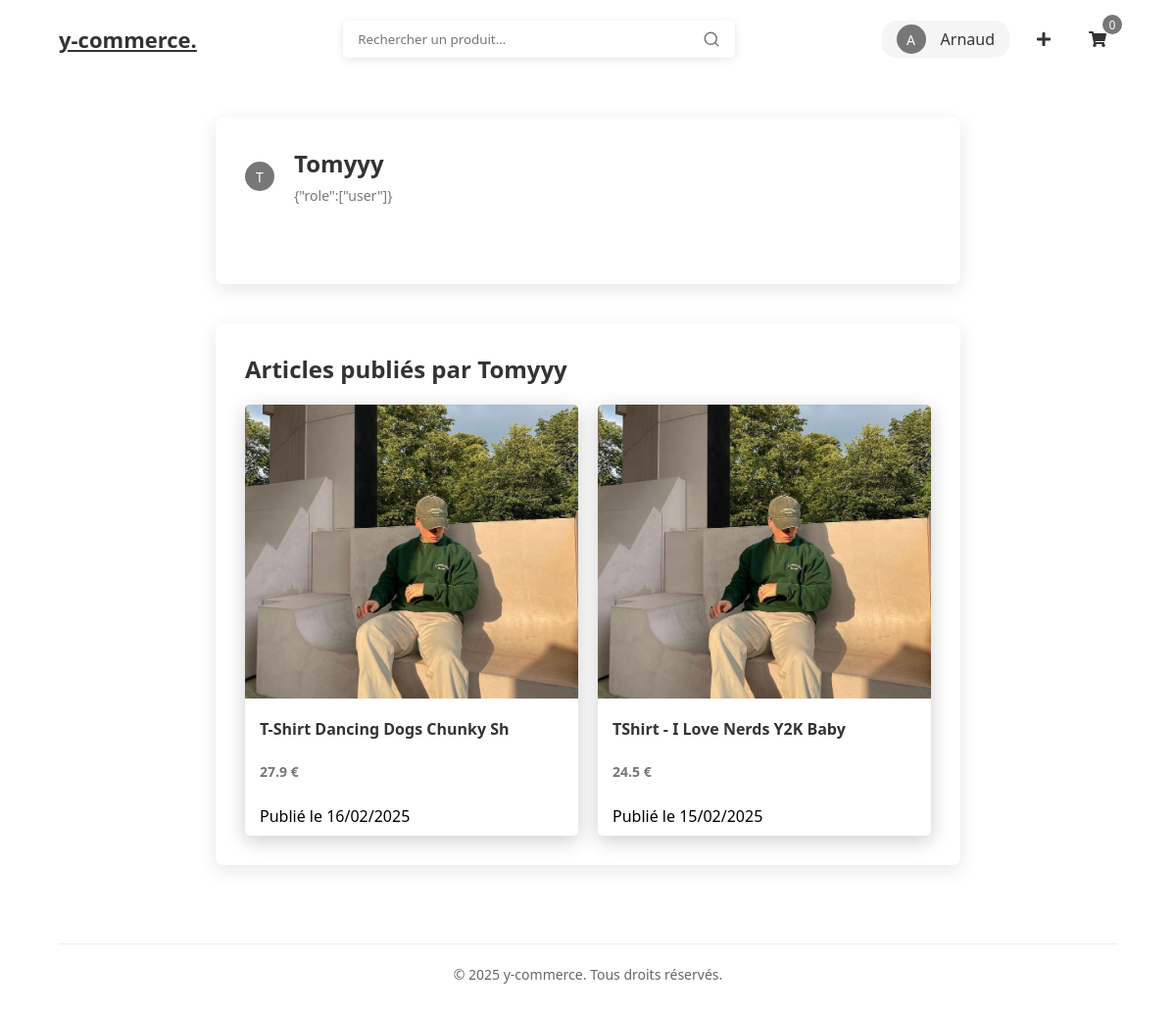
Screenshot of /user.php?u=Tomyyy (signed in) with the database file from the repository.
### tables this page shows
CREATE TABLE `user` (
  `id` int(11) NOT NULL,
  `username` varchar(20) NOT NULL,
  `mail` varchar(50) DEFAULT NULL,
  `password` text DEFAULT NULL,
  `balance` float NOT NULL,
  `profil_image` varchar(255) NOT NULL,
  `role` longtext NOT NULL,
  `wishlist` longtext NOT NULL,
  `creation_date` date DEFAULT NULL,
  `modification_date` date DEFAULT NULL
);

CREATE TABLE `article` (
  `id` int(11) NOT NULL,
  `name` varchar(30) NOT NULL,
  `slug` varchar(128) NOT NULL,
  `description` text NOT NULL,
  `publication_date` date NOT NULL,
  `modification_date` date NOT NULL,
  `image_link` varchar(128) NOT NULL,
  `owner_id` int(11) NOT NULL,
  `price` float NOT NULL
);

### api/crud/crud_user.php (called while the page is built, shortened)
<?php
require_once dirname(__DIR__) . '/config/config.php';
function getUserById($id) {
    global $conn;
    $sql = "SELECT * FROM user WHERE id = ?";
    $stmt = $conn->prepare($sql);
    $stmt->bind_param("i", $id);
    $stmt->execute();
    $result = $stmt->get_result();
    $user = $result->fetch_assoc();
    return $user;
}
function getUserByName($username) {
    global $conn;
    $sql = "SELECT * FROM user WHERE username = ?";
    $stmt = $conn->prepare($sql);
    $stmt->bind_param("s", $username);
    $stmt->execute();
    $result = $stmt->get_result();
    $user = $result->fetch_assoc();
    return $user;
}
?>

### api/crud/crud_article.php (called while the page is built, shortened)
<?php
require_once dirname(__DIR__) . '/config/config.php';
function getUserArticles($userId) {
    global $conn;
    $sql = "SELECT a.*, u.username as Author
            FROM article a
            JOIN user u ON a.owner_id = u.id
            WHERE a.owner_id = ?
            ORDER BY a.publication_date DESC";
    $stmt = $conn->prepare($sql);
    $stmt->bind_param("i", $userId);
    $stmt->execute();
    $result = $stmt->get_result();
    return $result->fetch_all(MYSQLI_ASSOC);
}
?>

### user.php (the view, shortened to what this page needs)
<?php
require_once "api/crud/crud_article.php";
require_once "api/crud/crud_command.php";
require_once "api/crud/crud_user.php";
$user = getUserByName($_GET['u']);
?>
<!DOCTYPE html>
<html lang="fr">
<head>
    <link rel="stylesheet" href="css/style.css">
</head>
<body>
    <?php include 'includes/navbar.php'; ?>
    <div class="user-profile-container">
        <div class="user-profile-card">
            <div class="user-header">
                <div class="user-avatar">
                    <?= strtoupper(substr($user["username"], 0, 1)) ?>
                </div>
                <div class="user-info-header">
                    <h1><?= htmlspecialchars($user['username']) ?></h1>
                    <span class="user-role"><?= htmlspecialchars($user['role']) ?></span>
                </div>
            </div>
        </div>
        <?php
        $userArticles = getUserArticles($user['id']);
        if (!empty($userArticles)): ?>
            <div class="user-articles">
                <h2>Articles publiés par <?= htmlspecialchars($user['username']) ?></h2>
                <div class="articles-grid">
                    <?php foreach ($userArticles as $article): ?>
                        <div class="product-card" onclick="window.location.href='article.php?id=<?= $article['id'] ?>&slug=<?= $article['slug'] ?>'">
                            <img src="images/test_image.jpg" alt="<?= htmlspecialchars($article['name']) ?>" class="product-image">
                            <div class="product-info">
                                <h3 class="product-name"><?= htmlspecialchars($article['name']) ?></h3>
                                <p class="product-price"><?= htmlspecialchars($article['price']) ?> €</p>
                                <p class="product-date">Publié le <?= date('d/m/Y', strtotime($article['publication_date'])) ?></p>
                            </div>
                        </div>
                    <?php endforeach; ?>
                </div>
            </div>
        <?php endif; ?>
    </div>
    <?php include 'includes/footer.php'; ?>
</body>
</html>

### includes/navbar.php (shortened to what this page needs)
<?php
require_once 'api/crud/crud_article.php';
require_once 'api/crud/crud_user.php';
?>
<nav class="navbar" id="navbar">
    <a class="brand" href="/y-commerce">y-commerce.</a>
    <form action="/y-commerce" method="get" class="search-bar">
        <input type="text" class="search-input" placeholder="Rechercher un produit..." name="search-bar">
    </form>
    <div class="nav-icons">
        <?php if (isset($_SESSION['user'])): ?>
            <a href="profile.php" class="user-info">
                <div class="user-avatar">
                    <?php
                        $user_session = getUserById($_SESSION["user"]);
                        echo strtoupper(substr($user_session["username"], 0, 1));
                    ?>
                </div>
                <span class="user-name"><?= htmlspecialchars($user_session["username"]) ?></span>
            </a>
            <a href="create_article.php" class="nav-icon" title="Créer un article">
                <i class="fas fa-plus"></i>
            </a>
        <?php else: ?>
            <a href="login.php" class="nav-icon">
                <i class="fas fa-user"></i>
            </a>
        <?php endif; ?>
        <a href="cart.php" class="nav-icon">
            <i class="fas fa-shopping-cart"></i>
            <?php
            $count = 0;
            ?>
            <span class="cart-badge"><?= $count ?></span>
        </a>
    </div>
</nav>

### css/style.css (style rules this page uses)
* { margin: 0; padding: 0; box-sizing: border-box; font-family: 'Segoe UI', Tahoma, Geneva, Verdana, sans-serif; }
body { background-color: #fff; }
.navbar { display: flex; justify-content: space-between; align-items: center; padding: 20px 5%; background: none; margin-bottom: 35px; position: fixed; top: 0; width: 100%; z-index: 1000; }
.nav-icons { display: flex; align-items: center; }
.nav-icon { position: relative; display: flex; align-items: center; justify-content: center; width: 40px; height: 40px; margin-left: 15px; color: #333; transition: color 0.3s; text-decoration: none; }
.cart-badge { position: absolute; top: -5px; right: -5px; background-color: #777; color: white; font-size: 12px; width: 20px; height: 20px; border-radius: 50%; display: flex; align-items: center; justify-content: center; }
.user-info { text-decoration: none; appearance: none; display: flex; align-items: center; gap: 15px; padding: 4px 15px; background-color: #f5f5f5; border-radius: 15px; transition: all 0.3s ease; }
.user-name { color: #333; font-weight: 500; }
.brand { font-size: 22px; font-weight: bold; color: #333; outline: none; appearance: none; }
.search-bar { display: flex; align-items: center; position: relative; }
.search-input { padding: 10px 40px 10px 15px; width: 400px; border: none; border-radius: 5px; outline: none; box-shadow: 0 2px 8px rgba(0, 0, 0, 0.1); }
.search-icon { position: absolute; right: 15px; color: #777; cursor: pointer; }
.product-card { background-color: white; border-radius: 5px; overflow: hidden; box-shadow: 0 5px 20px rgba(0, 0, 0, 0.2); transition: transform 0.3s, box-shadow 0.3s; cursor: pointer; }
.product-image { width: 100%; height: 300px; object-fit: cover; }
.product-info { padding: 15px; display: flex; flex-direction: column; justify-content: space-between; gap: 15px; height: 135px; }
.product-name { font-size: 16px; color: #333; margin-bottom: 8px; }
.product-price { font-size: 14px; font-weight: bold; color: #777; margin-bottom: 10px; }
.user-profile-container { max-width: 800px; margin: 120px auto 40px; padding: 0 20px; }
.user-profile-card { background-color: white; border-radius: 8px; box-shadow: 0 5px 20px rgba(0, 0, 0, 0.1); padding: 30px; }
.user-header { display: flex; align-items: center; gap: 20px; margin-bottom: 30px; padding-bottom: 20px; }
.user-avatar { text-decoration: none; width: 30px; height: 30px; font-size: 14px; border-radius: 50%; background-color: #777; display: flex; align-items: center; justify-content: center; color: white; }
.user-info-header h1 { font-size: 24px; color: #333; margin-bottom: 5px; }
.user-role { color: #777; font-size: 14px; }
.user-articles { margin-top: 40px; background: white; padding: 30px; border-radius: 8px; box-shadow: 0 5px 20px rgba(0, 0, 0, 0.1); }
.user-articles h2 { margin-bottom: 20px; color: #333; font-size: 24px; }
.articles-grid { display: grid; grid-template-columns: repeat(auto-fill, minmax(250px, 1fr)); gap: 20px; }

### rows the page displays
user: username "A", username "Arnaud"
user: username "T", username "Tomyyy", role "{\"role\":[\"user\"]}"
article: name "T-Shirt Dancing Dogs Chunky Sh", price "27.9", publication_date "16/02/2025"
article: name "TShirt - I Love Nerds Y2K Baby", price "24.5", publication_date "15/02/2025"

### other values shown
$count "0"
